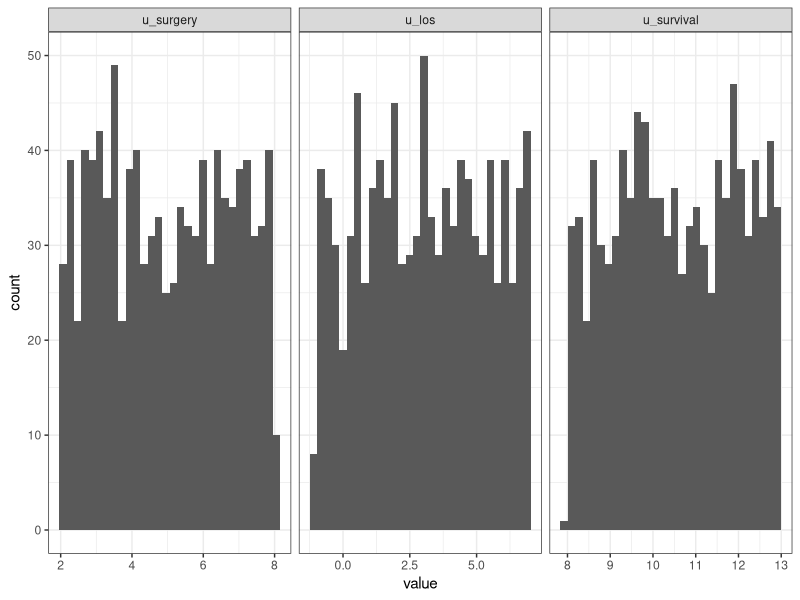
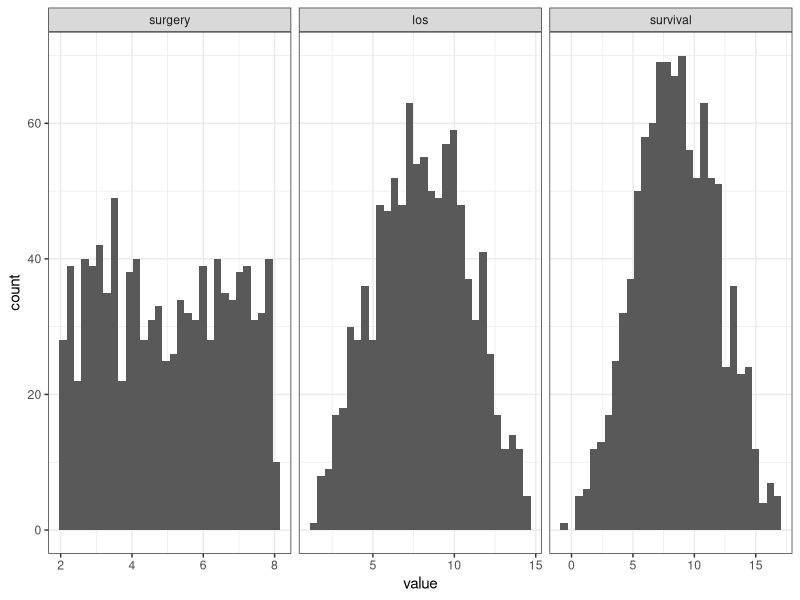

Reproduce these figures in R, in order.
## ---- chunk 1
#| label: setup
#| echo: false
#| execute: true

suppressMessages({
  library(purrr)
  library(data.table)
  library(ggplot2); theme_set(theme_bw())
})
## ---- chunk 2
#| label: scm1
#| execute: false
#| echo: true
#| code-line-numbers: "1-3|5-7|9-11|13-18|20"
#| output-location: fragment

f_surgery <- function(u_surgery) { # pa_surgery = {}
  u_surgery
}

f_los <- function(surgery, u_los) { # pa_los = {surgery}
  surgery + u_los
}

f_survival <- function(surgery, los, u_survival) { # pa_survival = {sugery, los}
  survival = los - 2 * surgery + u_survival
}

scm1 <- function(u_surgery, u_los, u_survival) {
  surgery  = f_surgery(u_surgery)
  los      = f_los(surgery, u_los)
  survival = f_survival(surgery, los, u_survival)
  c(surgery=surgery, los=los, survival=survival)
}
scm1(2, 1, 5)
## ---- chunk 3
#| label: submodel1
#| execute: false
#| echo: true
#| code-line-numbers: "1|3|8"
#| output-location: fragment

submodel7 <- function(u_surgery, u_los, u_survival) {
  surgery = f_surgery(u_surgery)
  los = 7
  survival = f_survival(surgery, los, u_survival)
  c(surgery=surgery, los=los, survival=survival)
}

submodel7(2, 1, 5)
## ---- chunk 4
#| label: pu
#| execute: false
#| echo: true
#| code-line-numbers: "1|2|3|4|7"
#| output-location: "fragment"
sample_u <- function() {
    u_surgery  = runif(1,  2,  8)
    u_los      = runif(1, -1,  7)
    u_survival = runif(1,  8, 13)
    c(u_surgery=u_surgery, u_los=u_los, u_survival=u_survival)
}
sample_u()
## ---- chunk 5
#| label: fig-u_samples
#| execute: true
#| echo: false
#| fig-align: "center"
#| fig-cap: "1000 random samples of U"
N = 1e3
us <- map(1:N, ~sample_u())
udf <- us |> map(~data.table(t(.x))) |> rbindlist()
udfm <- melt(udf, measure.vars=names(us[[1]]))
ggplot(udfm, aes(x=value)) + geom_histogram() + facet_grid(~variable, scales="free_x")
## ---- chunk 6
#| label: pcm1
#| echo: true
#| execute: true
#| output-location: "fragment"
#| code-line-numbers: "1|2|3|7"
sample_pcm <- function() {
  U <- sample_u()
  V <- scm1(U[['u_surgery']], U[['u_los']], U[['u_survival']])
  c(U, V)
}
  
sample_pcm()
## ---- chunk 7
#| label: fig-pcm1-samples
#| echo: false
#| fig-cap: "Realisations of endogenous variables V over random samples of U in [@fig-u_samples]"
vs <- map(us, ~do.call(scm1, as.list(.x)))
vdf <- vs |> map(~data.table(t(.x))) |> rbindlist()
vdfm <- melt(vdf, measure.vars=names(vs[[1]]))
ggplot(vdfm, aes(x=value)) + geom_histogram() + facet_grid(~variable, scales="free_x")
## ---- chunk 8
#| label: scm1-dag
#| execute: false
#| echo: true
#| code-line-numbers: "|2"
scm1 <- function(u_surgery, u_los, u_survival) {
  surgery  = f_surgery(u_surgery)
  los      = f_los(surgery, u_los)
  survival = f_survival(surgery, los, u_survival)
  c(surgery=surgery, los=los, survival=survival)
}
## ---- chunk 9
#| label: scm1-dag2
#| execute: false
#| echo: true
#| code-line-numbers: "3"
scm1 <- function(u_surgery, u_los, u_survival) {
  surgery  = f_surgery(u_surgery)
  los      = f_los(surgery, u_los)
  survival = f_survival(surgery, los, u_survival)
  c(surgery=surgery, los=los, survival=survival)
}
## ---- chunk 10
#| label: scm1-dag3
#| execute: false
#| echo: true
#| code-line-numbers: "4"
scm1 <- function(u_surgery, u_los, u_survival) {
  surgery  = f_surgery(u_surgery)
  los      = f_los(surgery, u_los)
  survival = f_survival(surgery, los, u_survival)
  c(surgery=surgery, los=los, survival=survival)
}
## ---- chunk 11
#| label: submodel-dag
#| execute: false
#| echo: true
#| code-line-numbers: "1|3|8"
#| output-location: fragment

submodel7 <- function(u_surgery, u_los, u_survival) {
  surgery = f_surgery(u_surgery)
  los = 7
  survival = f_survival(surgery, los, u_survival)
  c(surgery=surgery, los=los, survival=survival)
}

submodel7(2, 1, 5)
